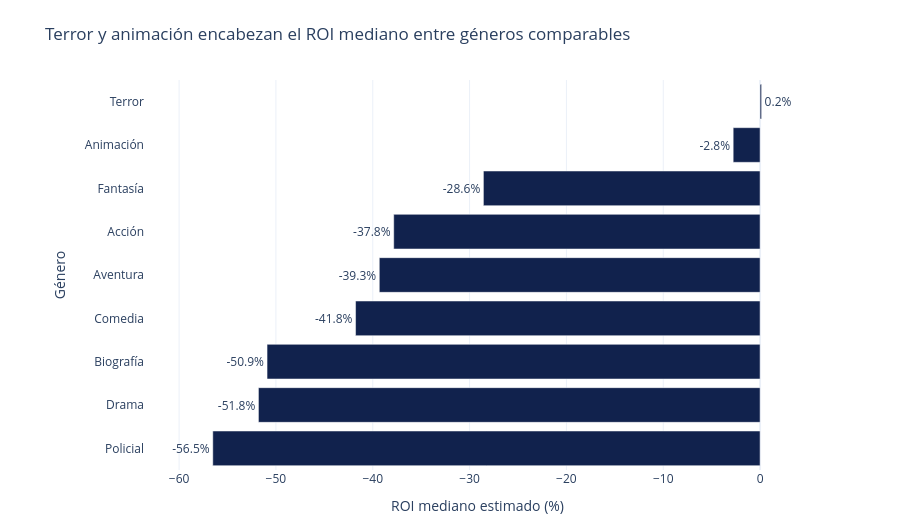

Notebook code cell kept with this figure:
### Markdown cell above
## 4.3 Retorno mediano por género

### Code cell
generos_grafico = comparables.sort_values('roi_mediano_pct')

figura_generos = px.bar(
    generos_grafico, x='roi_mediano_pct', y='genero',
    orientation='h', text='roi_mediano_pct',
    hover_data=['peliculas','fracaso_pct','roi_peor_decil_pct'],
    color_discrete_sequence=[AZUL_GRAFICO],
    labels={'roi_mediano_pct':'ROI mediano estimado (%)',
            'genero':'Género',
            'peliculas':'Películas',
            'fracaso_pct':'Fracaso según 2,5× (%)',
            'roi_peor_decil_pct':'ROI medio del peor decil (%)'},
    title='Terror y animación encabezan el ROI mediano entre géneros comparables')
figura_generos.update_traces(texttemplate='%{text:.1f}%',
                             textposition='outside', cliponaxis=False)
limite_izquierdo = min(-60, generos_grafico.roi_mediano_pct.min() - 7)
limite_derecho = max(5, generos_grafico.roi_mediano_pct.max() + 5)
figura_generos.update_xaxes(range=[limite_izquierdo, limite_derecho])
figura_generos.update_layout(height=530,
                             margin={'l':145,'r':90,'t':80,'b':60})
figura_generos.write_html(carpeta_salidas / 'generos_interactivo.html', include_plotlyjs='cdn')
figura_generos.show()

print('Géneros mostrados:', len(generos_grafico),
      '| mínimo por género:', MIN_PELICULAS_COMPARABLES)

### Figure 1 — Plotly figure (JSON) as saved in the notebook; plotly's stock layout.template omitted (floating-point values rounded to 4 significant figures)
{"data": [{"customdata": [[385.0, 71.17, -97.34], [829.0, 65.02, -97.96], [307.0, 68.4, -95.56], [1408.0, 62.86, -95.68], [317.0, 61.51, -96.35], [1378.0, 62.77, -93.18], [42.0, 57.14, -96.06], [272.0, 41.91, -89.08], [236.0, 42.8, -92.81]], "hovertemplate": "ROI mediano estimado (%)=%{text}<br>Género=%{y}<br>Películas=%{customdata[0]}<br>Fracaso según 2,5× (%)=%{customdata[1]}<br>ROI medio del peor decil (%)=%{customdata[2]}<extra></extra>", "legendgroup": "", "marker": {"color": "#11224D", "pattern": {"shape": ""}}, "name": "", "orientation": "h", "showlegend": false, "text": [-56.52, -51.81, -50.92, -41.78, -39.32, -37.84, -28.57, -2.778, 0.1551], "textposition": "outside", "x": [-56.52, -51.81, -50.92, -41.78, -39.32, -37.84, -28.57, -2.778, 0.1551], "xaxis": "x", "y": ["Policial", "Drama", "Biografía", "Comedia", "Aventura", "Acción", "Fantasía", "Animación", "Terror"], "yaxis": "y", "type": "bar", "cliponaxis": false, "texttemplate": "%{text:.1f}%"}], "layout": {"xaxis": {"anchor": "y", "domain": [0.0, 1.0], "title": {"text": "ROI mediano estimado (%)"}, "range": [-63.52, 5.155]}, "yaxis": {"anchor": "x", "domain": [0.0, 1.0], "title": {"text": "Género"}}, "legend": {"tracegroupgap": 0}, "title": {"text": "Terror y animación encabezan el ROI mediano entre géneros comparables"}, "barmode": "relative", "margin": {"l": 145, "r": 90, "t": 80, "b": 60}, "height": 530}}
